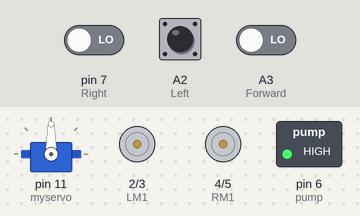
Bench run of a sketch on a simulated Arduino Uno, built with avr-gcc and run on an emulated ATmega328P. Shown: servo, motor-driver pin pairs drawn as motors (green arrow = first pin HIGH = forward, orange = second pin HIGH = backward, longer = more drive, scaled by the enable pin), switched loads named in the sketch (green lamp = pin HIGH). The test bench sets the inputs (shaded band); at power-on: A3 (Forward) LOW, A2 (Left) LOW, pin 7 (Right) LOW.

Above: at 7.0 s.
7.1 s: A3 (Forward) driven HIGH
At 7.6 s:
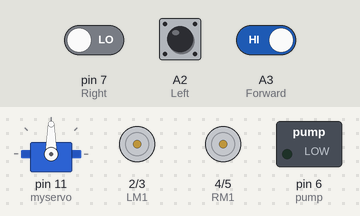
11.7 s: A2 (Left) pulled HIGH for 3 s
At 11.94 s:
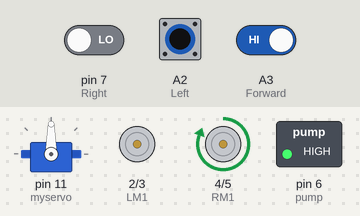
16.2 s: A3 (Forward) driven LOW
At 18.25 s:
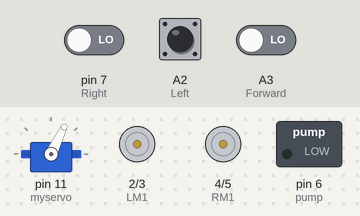
20.3 s: pin 7 (Right) driven HIGH and A2 (Left) driven HIGH and A3 (Forward) driven HIGH
At 21.98 s:
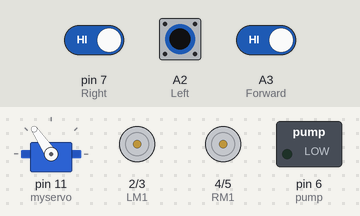
24.4 s: pin 7 (Right) driven LOW
At 25.11 s:
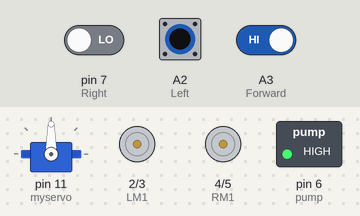
Timing chart, 0 to 29.5 s (numbered marks = the images above; inputs shaded):
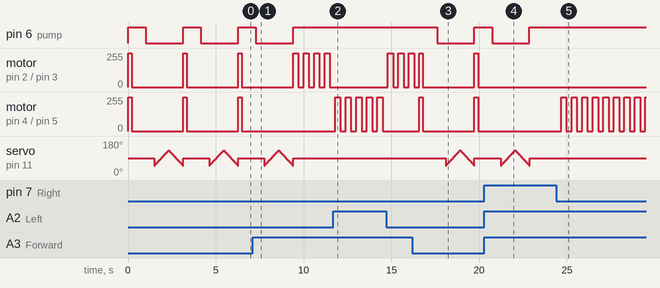

Measured:
- after the input at 7.1 s, pin 6 (pump): goes on until 9.4 s, then stays HIGH; motor on pin 4 (RM1) / pin 5 (RM2): stays stopped (without the input it goes to forward 255/255 after 2.3 s)
- after the input at 11.7 s, motor on pin 4 (RM1) / pin 5 (RM2): alternates forward 255/255 for 0.30 s and stopped for 0.30 s, 10 changes in all, then stays stopped, starting after 0.10 s
- after the input at 16.2 s, pin 6 (pump): HIGH → LOW after 1.4 s, → HIGH 2.1 s later; motor on pin 4 (RM1) / pin 5 (RM2): alternates forward 255/255 for 0.20 s and stopped for 2.9 s, starting after 0.40 s
- after the input at 20.3 s, pin 6 (pump): goes on until 22.9 s, then stays HIGH; motor on pin 2 (LM1) / pin 3 (LM2), motor on pin 4 (RM1) / pin 5 (RM2): stays stopped (without the input it goes to forward 255/255 after 2.6 s)
- after the input at 24.4 s, motor on pin 4 (RM1) / pin 5 (RM2): alternates forward 255/255 for 0.30 s and stopped for 0.30 s, starting after 0.27 s
- by itself, pin 6 (pump): alternates HIGH for 1.0 s and LOW for 2.1 s
- by itself, motor on pin 2 (LM1) / pin 3 (LM2), motor on pin 4 (RM1) / pin 5 (RM2): alternates forward 255/255 for 0.20 s and stopped for 2.9 s

The sketch:

firefighting_robot.ino
```cpp
#include <Servo.h>  //include servo.h library
Servo myservo;

int pos = 0;
boolean fire = false;

#define Left A2      // left sensor
#define Right 7    // right sensor
#define Forward A3   //front sensor

#define LM1 2       // left motor
#define LM2 3       // left motor
#define RM1 4       // right motor
#define RM2 5       // right motor
#define ENA A0
#define ENB A1
#define pump 6
#define SPEED 150

void setup()
{
  pinMode(Left, INPUT);
  pinMode(Right, INPUT);
  pinMode(Forward, INPUT);
  pinMode(LM1, OUTPUT);
  pinMode(LM2, OUTPUT);
  pinMode(RM1, OUTPUT);
  pinMode(RM2, OUTPUT);
  pinMode(pump, OUTPUT);
  pinMode(ENA, OUTPUT);
  pinMode(ENB, OUTPUT);
  digitalWrite(pump, HIGH);
  myservo.attach(11);
  myservo.write(90);
}

void put_off_fire()
{
    delay (500);

    digitalWrite(LM1, LOW);
    digitalWrite(LM2, LOW);
    digitalWrite(RM1, LOW);
    digitalWrite(RM2, LOW);

   digitalWrite(pump, LOW);
   delay(500);

    for (pos = 50; pos <= 130; pos += 1) {
    myservo.write(pos);
    delay(10);
  }
  for (pos = 130; pos >= 50; pos -= 1) {
    myservo.write(pos);
    delay(10);
  }

  digitalWrite(pump,HIGH);
  myservo.write(90);

  fire=false;
}

void loop()
{
   myservo.write(90); //Sweep_Servo();
   digitalWrite(pump, HIGH);
    if (digitalRead(Left) ==1 && digitalRead(Right)==1 && digitalRead(Forward) ==1)
    {

    analogWrite(ENA, 0);
    analogWrite(ENB, 0);
    }

    else if (digitalRead(Forward) ==0)
    {
    digitalWrite(LM1, HIGH);
    digitalWrite(LM2, LOW);
    analogWrite(ENA, SPEED);

    digitalWrite(RM1, HIGH);
    digitalWrite(RM2, LOW);
    analogWrite(ENB, SPEED);

    fire = true;
    delay(200);
    analogWrite(ENA, 0);
    analogWrite(ENB, 0);
    }

    else if (digitalRead(Left) ==0)
    {
    digitalWrite(LM1, HIGH);
    digitalWrite(LM2, LOW);
    analogWrite(ENA, 150);

    digitalWrite(RM1, LOW);
    digitalWrite(RM2, LOW);
    analogWrite(ENB, 0);

    delay(300);
    analogWrite(ENA, 0);
    analogWrite(ENB, 0);

    }

    else if (digitalRead(Right) ==0)
    {
    digitalWrite(LM1, LOW);
    digitalWrite(LM2, LOW);
    analogWrite(ENA, 0);

    digitalWrite(RM1, HIGH);
    digitalWrite(RM2, LOW);
    analogWrite(ENB, 150);

    delay(300);
    analogWrite(ENA, 0);
    analogWrite(ENB, 0);

    }

delay(300);//change this value to increase the distance

     while (fire == true)
     {
      put_off_fire();
     }
}
```
